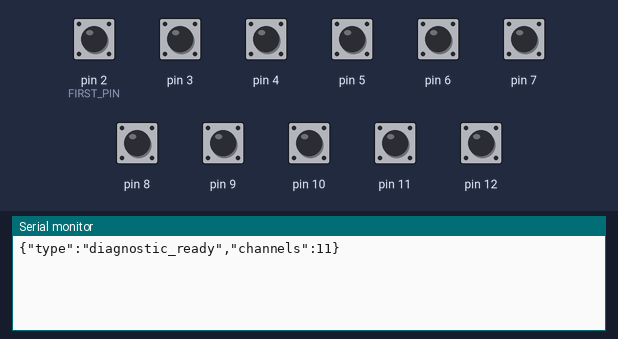
The sketch below on a simulated Arduino Nano, built with avr-gcc and run on an emulated ATmega328P. Shown: the last lines printed to the serial monitor. The inputs (shaded band) are chosen by the test bench; at power-on: pin 2 (FIRST_PIN), pin 3–12 HIGH.

Above: at 1.2 s.
1.3 s: pin 2 (FIRST_PIN) pulled LOW for 0.15 s
At 2.1 s:
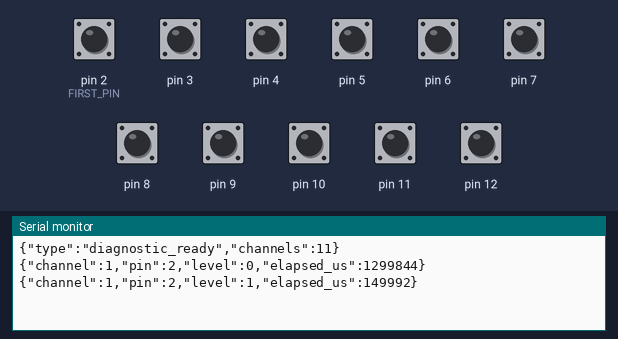
2.9 s: pin 3 pulled LOW for 0.15 s
At 4.2 s:
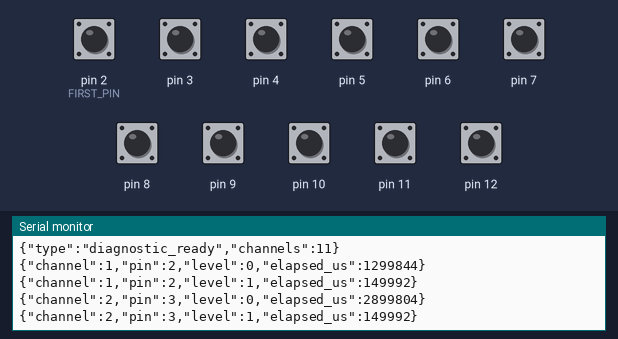
4.5 s: pin 4 pulled LOW for 0.15 s
At 5.7 s:
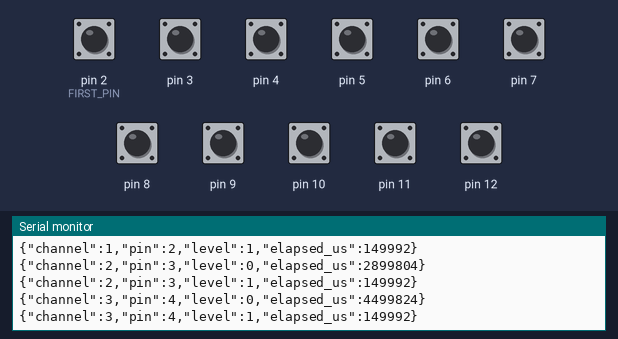
6.1 s: pin 5 pulled LOW for 0.15 s
At 6.9 s:
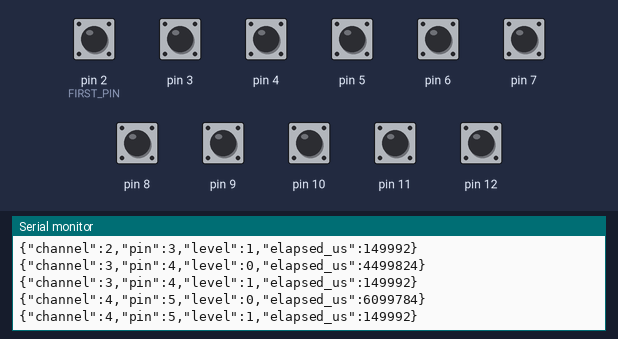
7.7 s: pin 6 pulled LOW for 0.15 s
At 8.2 s:
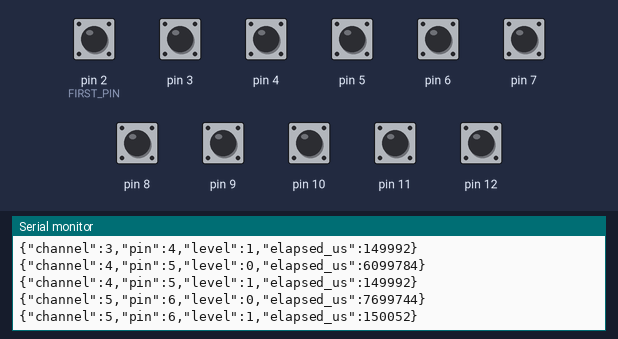
9.3 s: pin 7 pulled LOW for 0.15 s
At 10.6 s:
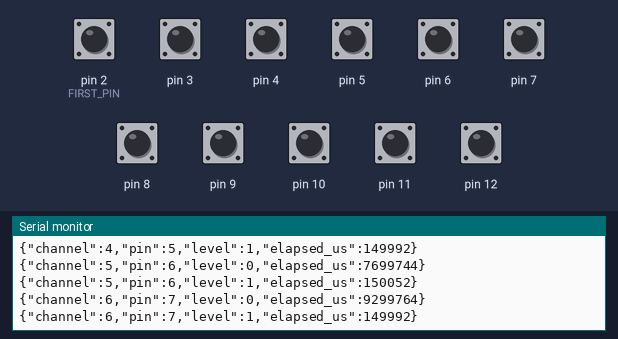
Timing chart, 0 to 11.9 s (numbered marks = the images above; inputs shaded):
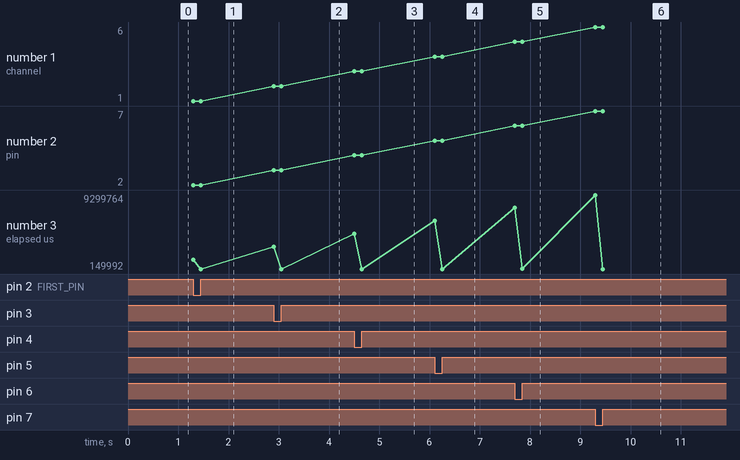

Measured:
- after the input at 1.3 s, the serial monitor: prints a new line at once (image 1)
- after the input at 2.9 s, the serial monitor: prints a new line at once (image 2)
- after the input at 4.5 s, the serial monitor: prints a new line at once (image 3)
- after the input at 6.1 s, the serial monitor: prints a new line at once (image 4)
- after the input at 7.7 s, the serial monitor: prints a new line at once (image 5)
- after the input at 9.3 s, the serial monitor: prints a new line at once (image 6)
- plotted number 2: 2 → 3 after the input at 2.9 s, 3 → 4 after the input at 4.5 s, 4 → 5 after the input at 6.1 s, 5 → 6 after the input at 7.7 s, 6 → 7 after the input at 9.3 s
- plotted number 3: 149992 → 150052 after the input at 7.7 s, 150052 → 149992 after the input at 9.3 s

The sketch:

ir_receiver_nano_diagnostics.ino
```cpp
/*
 * HO Railroad - Nano 11-channel IR INPUT DIAGNOSTIC (not a decoder).
 *
 * Channels: D2..D12. Demodulated 38kHz receiver outputs idle HIGH and
 * pulse LOW when IR carrier is seen. This sketch prints transition timing
 * so the receiver wiring and field of view can be checked on the bench.
 *
 * IMPORTANT: It DOES NOT decode train IDs / 4-byte IR payloads.
 * An actual multichannel protocol decoder still needs an agreed beacon
 * waveform, carrier/duty timing, verified receiver hardware, and tests.
 * This diagnostic is intentionally non-actuating.
 */
#include <Arduino.h>

constexpr uint8_t CHANNELS = 11;
constexpr uint8_t FIRST_PIN = 2;
constexpr uint32_t MIN_EDGE_REPORT_US = 100; // suppress very short glitches
constexpr uint32_t SERIAL_BAUD = 115200;
uint8_t lastLevel[CHANNELS];
uint32_t lastEdgeUs[CHANNELS];

void setup() {
  Serial.begin(SERIAL_BAUD);
  for (uint8_t i = 0; i < CHANNELS; ++i) {
    pinMode(FIRST_PIN + i, INPUT_PULLUP);
    lastLevel[i] = digitalRead(FIRST_PIN + i);
    lastEdgeUs[i] = micros();
  }
  Serial.println(F("{\"type\":\"diagnostic_ready\",\"channels\":11}"));
}

void loop() {
  for (uint8_t i = 0; i < CHANNELS; ++i) {
    const uint8_t level = digitalRead(FIRST_PIN + i);
    if (level == lastLevel[i]) continue;
    const uint32_t now = micros();
    const uint32_t elapsed = now - lastEdgeUs[i];
    if (elapsed < MIN_EDGE_REPORT_US) continue;
    lastLevel[i] = level;
    lastEdgeUs[i] = now;
    Serial.print(F("{\"channel\":"));
    Serial.print(i + 1);
    Serial.print(F(",\"pin\":"));
    Serial.print(FIRST_PIN + i);
    Serial.print(F(",\"level\":"));
    Serial.print(level);
    Serial.print(F(",\"elapsed_us\":"));
    Serial.print(elapsed);
    Serial.println('}');
  }
}
```
